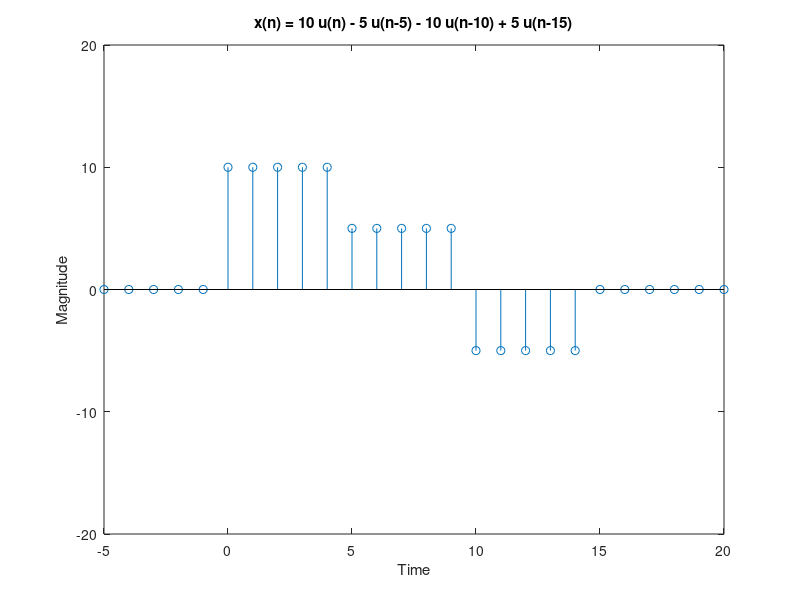

Write the MATLAB code that produced this figure.


%% Practice Question 1

  % Generate the following sequence using basic MATLAB signal functions and
  % operations. Plot the sequence from -5 to 20 both inclusive
  
  % x(n) = 10 u(n) - 5 u(n-5) - 10 u(n-10) + 5 u(n-15)
  
%% Solution

% the lenght of the signal is:
    % [-5,20] -> 26 samples
timeRange = -5:20;

% construc the signal by using operators
x_n = 10 * (timeRange >=0) - 5 * (timeRange >=5) -10 * (timeRange >=10) + 5 * (timeRange >=15);

% Stem will print discrete signals
    % Their size must match !
stem(timeRange,x_n);

% set the axis
    % first 2 arguments for x limits
    % last 2 arguments for y limits
axis([-5 20 -20 20])
% Set title
title("x(n) = 10 u(n) - 5 u(n-5) - 10 u(n-10) + 5 u(n-15)")

% Set axis labels
xlabel('Time');
ylabel('Magnitude');


